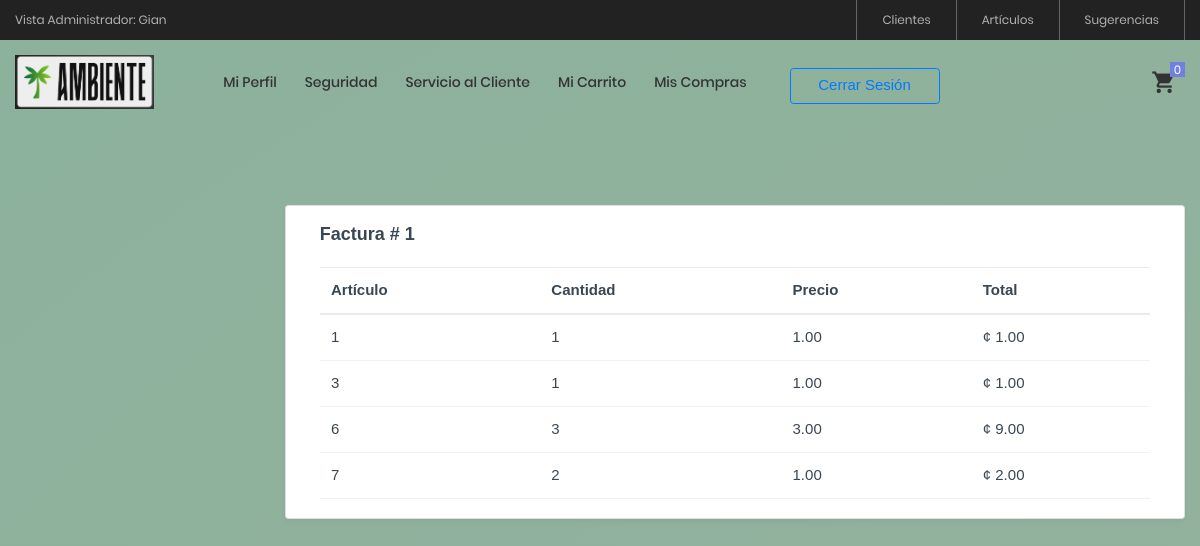
The page /View/Carrito/consultarDetalleFactura.php?id=1 (signed in) on the database its author committed.
### tables this page shows
CREATE TABLE `detalle` (
  `detalleID` int(11) NOT NULL AUTO_INCREMENT,
  `maestroID` int(11) DEFAULT NULL,
  `articuloID` int(11) DEFAULT NULL,
  `cantidad` int(11) DEFAULT NULL,
  `precio` decimal(18,2) DEFAULT NULL,
  `total` decimal(18,2) DEFAULT NULL,
  PRIMARY KEY (`detalleID`),
  KEY `FK_DetalleMaestro` (`maestroID`),
  KEY `FK_DetalleArticulo` (`articuloID`),
  CONSTRAINT `FK_DetalleArticulo` FOREIGN KEY (`articuloID`) REFERENCES `articulos` (`articuloID`),
  CONSTRAINT `FK_DetalleMaestro` FOREIGN KEY (`maestroID`) REFERENCES `maestro` (`MaestroID`)
);

### Model/CarritoModel.php (called while the page is built, shortened)
<?php
    function ConsultarDetalleFacturaModel($id)
    {
        try
        {
            $enlace = AbrirBD();
            $sentencia = "CALL ConsultarDetalleFactura('$id')";
            $resultado = $enlace -> query($sentencia);
            return $resultado;
        }
        catch(Exception $ex)
        {
            return null;
        }
    }
?>

### Controller/CarritoController.php (called while the page is built, shortened)
<?php
    include_once $_SERVER["DOCUMENT_ROOT"] . '/ProyectoAmbienteWeb/Model/CarritoModel.php';
    function ConsultarDetalleFactura($id)
    {
        return ConsultarDetalleFacturaModel($id);
    }
?>

### View/Carrito/ConsultarDetalleFactura.php (the view, shortened to what this page needs)
<?php
    include_once $_SERVER["DOCUMENT_ROOT"] . '/ProyectoAmbienteWeb/View/layout.php';
    include_once $_SERVER["DOCUMENT_ROOT"] . '/ProyectoAmbienteWeb/Controller/CarritoController.php';
    $id = $_GET["id"];
?>
<!doctype html>
<html lang="es">
<body class="page-wrapper radial-gradient">
    <div id="main-wrapper" data-layout="vertical" data-navbarbg="skin6" data-sidebartype="full"
        data-sidebar-position="fixed" data-header-position="fixed">
        <div class="body-wrapper">
            <div class="container-fluid">
                <div class="row">
                    <div class="card">
                        <div class="card-body">
                        <h5 class="card-title fw-semibold mb-4">Factura # <?php echo $id ?> </h5>
                            <div class="table-responsive">
                                <table id="example" class="table text-nowrap align-middle mb-0">
                                    <thead>
                                        <tr class="border-2 border-bottom border-primary border-0">
                                            <th scope="col">Artículo</th>
                                            <th scope="col">Cantidad</th>
                                            <th scope="col">Precio</th>
                                            <th scope="col">Total</th>
                                        </tr>
                                    </thead>
                                    <tbody class="table-group-divider">
                                        <?php
                                            $datos = ConsultarDetalleFactura($id);
                                            While($fila = mysqli_fetch_array($datos))
                                            {
                                                echo "<tr>";
                                                echo "<td>" . $fila["articuloID"] . "</td>";
                                                echo "<td>" . $fila["cantidad"] . "</td>";
                                                echo "<td>" . number_format($fila["precio"],2) . "</td>";
                                                echo "<td>¢ " . number_format($fila["total"],2) . "</td>";
                                                echo "</tr>";
                                            }
                                        ?>
                                    </tbody>
                                </table>
                            </div>
                        </div>
                    </div>
                </div>
            </div>
        </div>
    </div>
</body>
</html>

### rows shown on the page
detalle: articuloID "1", cantidad "1", precio "1.00", total "1.00"
detalle: articuloID "3", cantidad "1", precio "1.00", total "1.00"
detalle: articuloID "6", cantidad "3", precio "3.00", total "9.00"
detalle: articuloID "7", cantidad "2", precio "1.00", total "2.00"

### other values the page prints
$_SESSION["NombreCliente"] "Gian"
$id "1"
